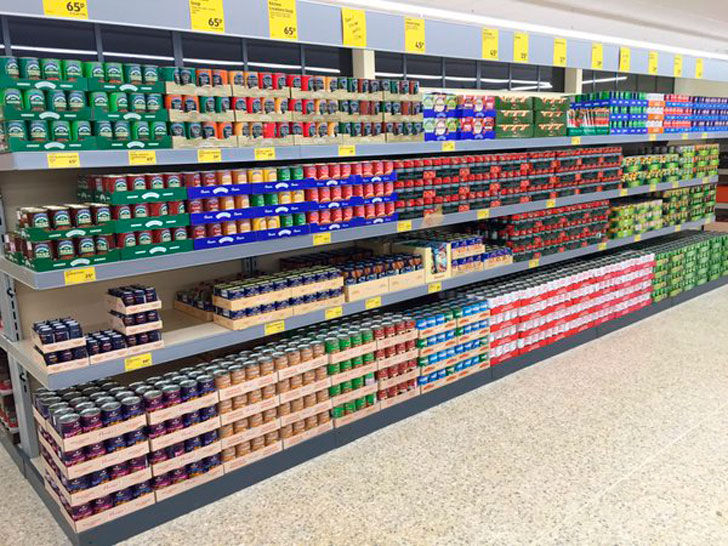
//> input picture playground/luciano/perspective_samp.jpg, 728 x 546 px
$ ./contornos1 perspective_samp.jpg   (built with g++ and OpenCV 4)
//> lines starting //> are read from the running program, lines starting //| are printed output that depends on the picture; after the words box and inside, x2 and y2 are one past the last pixel; in counts of white or black regions, pixels touching at a corner belong together
#include<iostream>

#include <opencv2/opencv.hpp>

#include "opencv2/imgproc.hpp"
#include "opencv2/highgui.hpp"

using namespace cv;
using namespace std;

const double sigma = 10.0;
const int ksize = 3;


int main( int argc, char** argv ) {
    Mat src;
    // the first command-line parameter must be a filename of the source image
    if( argc != 2 || !(src=imread(argv[1])).data)
        return -1;

    Mat dst = Mat::zeros(src.rows, src.cols, CV_8UC3);

    imshow( "Original", src );

    Mat grayImage(src.rows, src.cols, CV_8UC1);
    cvtColor(src, grayImage, COLOR_BGR2GRAY);
    // GaussianBlur(grayImage, grayImage, cv::Size(ksize, ksize), sigma);

    Mat threshImg1, threshImg2;
    cv::threshold(grayImage, threshImg1, 75, 255, 0);

    imshow( "Umbralizada", threshImg1);
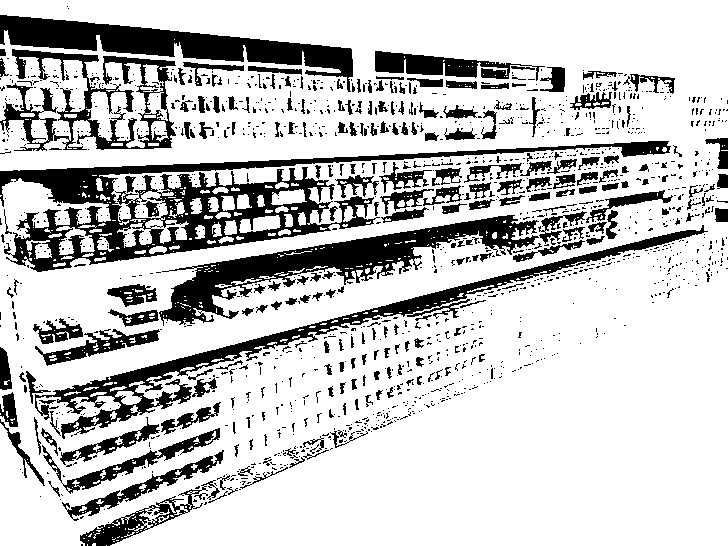
//> window 'Umbralizada': 546 rows x 728 cols, CV_8UC1; 77.8% white; 1505 black regions (1254 under 20 px), largest, box (x1, y1, x2, y2) and area: (0, 141, 671, 272) 17843, (159, 215, 539, 326) 10270, (35, 225, 708, 439) 9253


    cv::Mat e2 = getStructuringElement(MORPH_RECT, Size(3,3));

    Mat src4;

    cv::erode(threshImg1, threshImg1, e2);
    cv::erode(threshImg1, src4, e2);

    Mat src5;
    bitwise_xor(threshImg1, src4, src5);

    imshow( "Contorno", src5);

    vector<vector<Point> > contours;
    vector<Vec4i> hierarchy;

    findContours( src5, contours, hierarchy,
        RETR_TREE, CHAIN_APPROX_SIMPLE );

    // iterate through all the top-level contours,
    // draw each connected component with its own random color

    for(int idx = 0; idx >= 0; idx = hierarchy[idx][0] ) {
        Scalar color( rand()&255, rand()&255, rand()&255 );
        drawContours( dst, contours, idx, color, 1, 8, hierarchy, 0);
    }
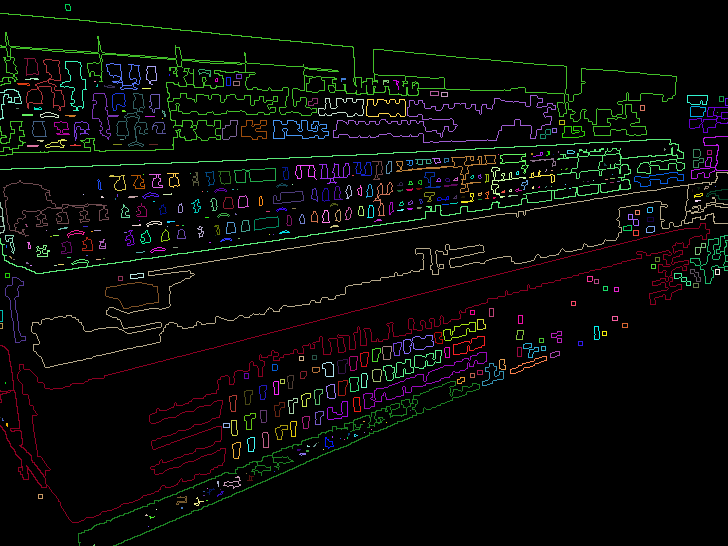
//> dst: 546 rows x 728 cols, CV_8UC3; mean B, G, R 7.3, 9, 8.1

    imshow( "Contornos", dst );

    waitKey(0);
}
